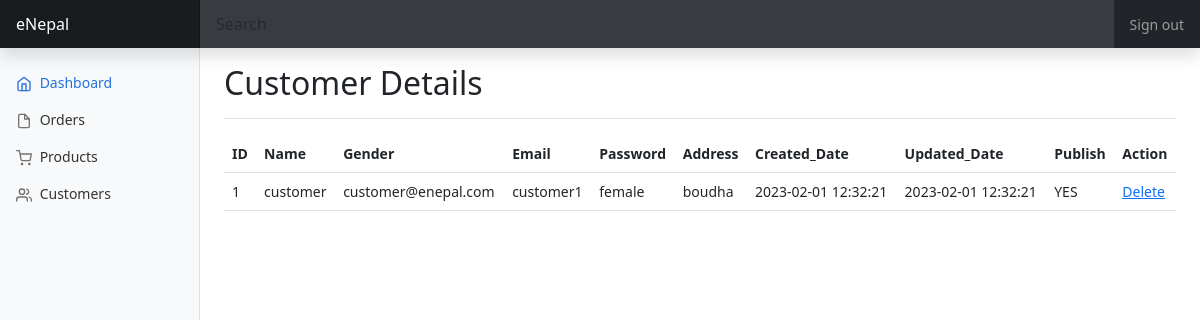
The app's page /admin/?page=customer_pages&action=list (signed in) with its own data.
### tables this page shows
CREATE TABLE `tbl_customer` (
  `id` int(20) NOT NULL,
  `name` text NOT NULL,
  `email` varchar(30) NOT NULL,
  `password` varchar(20) NOT NULL,
  `gender` text NOT NULL,
  `address` varchar(20) NOT NULL,
  `created_date` datetime DEFAULT current_timestamp(),
  `updated_date` datetime DEFAULT current_timestamp(),
  `publish` tinyint(1) NOT NULL
);

### admin/customer_list/list.php (the view)
<?php
$sql = "SELECT id, name, email, password, gender, address, created_date, updated_date, publish FROM tbl_customer";
$result = $conn->query($sql);
?>
<div class="d-flex justify-content-between flex-wrap flex-md-nowrap align-items-center pt-3 pb-2 mb-3 border-bottom">
    <h1 class="h2">Customer Details</h1>
</div>
<div class="row">
    <div class="col-12">
            <table class="table">
        <thead>
            <tr>
                <th>ID</th>
                <th>Name</th>
                <th>Gender</th>
                <th>Email</th>
                <th>Password</th>
                <th>Address</th>
                <th>Created_Date</th>
                <th>Updated_Date</th>
                <th>Publish</th>
                <th>Action</th>
            </tr>
        </thead>
        <tbody>
            <?php
            if ($result->num_rows > 0) {
                while($row = $result->fetch_assoc()) {
            ?>
                <tr>
                    <td><?php echo $row['id'] ?></td>
                    <td><?php echo $row['name'] ?></td>
                    <td><?php echo $row['email'] ?></td>
                    <td><?php echo $row['password'] ?></td>
                    <td><?php echo $row['gender'] ?></td>
                    <td><?php echo $row['address'] ?></td>
                    <td><?php echo $row['created_date'] ?></td>
                    <td><?php echo $row['updated_date'] ?></td>
                    <td><?php echo $row['publish'] ? 'YES': 'NO' ?></td>
                    <td>
                        <a href="?page=customer_pages&action=delete&id=<?php echo $row['id'] ?>" onclick="return confirm('Are you sure?')">Delete</a>
                    </td>
                </tr>
            <?php
                }
            }
            ?>
        </tbody>
    </table>
    </div>
</div>

### admin/design/dashboard.css (style rules this page uses)
body { font-size: .875rem; }

### records on screen
tbl_customer: id "1", name "customer", email "customer@enepal.com", password "customer1", gender "female", address "boudha", created_date "2023-02-01 12:32:21", updated_date "2023-02-01 12:32:21", publish "YES"
